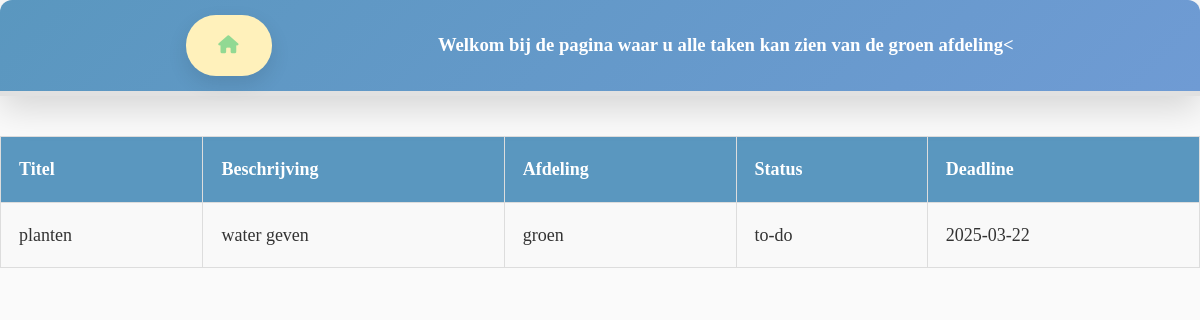
/departments/groen.php (signed in), run on the app's committed database.
### tables this page shows
CREATE TABLE IF NOT EXISTS `taken` (
  `id` int NOT NULL AUTO_INCREMENT,
  `beschrijving` text NOT NULL,
  `afdeling` varchar(255) NOT NULL,
  `status` varchar(50) DEFAULT 'to-do',
  `title` varchar(50) DEFAULT NULL,
  `deadline` date DEFAULT NULL,
  PRIMARY KEY (`id`)
);

### departments/groen.php (the view, shortened to what this page needs)
<!DOCTYPE html>
<html lang="en">
<head>
    <link rel="stylesheet" href="../public_html/css/main.css">
    <?php require_once "../resources/views/components/head.php"; ?>
</head>
<body>
    <header>
        <div class="wrapper">
            <div class="alignment">
                <div class="home-icon">
                    <a href="../index.php"><i class="fa-solid fa-house"></i></a>
                </div>
                <div class="header-tekst">
                    <h3>Welkom bij de pagina waar u alle taken kan zien van de groen afdeling<</h3>
                </div>
            </div>
        </div>
    </header>
<?php
    require_once __DIR__.'/../config/conn.php';
    $department = 'groen';
    $query = "SELECT title, afdeling, beschrijving, status, deadline
              FROM taken
              WHERE afdeling = :afdeling";
    $statement = $conn->prepare($query);
    $statement->bindParam(':afdeling', $department);
    $statement->execute();
    $tasks = $statement->fetchAll(PDO::FETCH_ASSOC);
    ?>
    <table>
        <tr>
            <th>Titel</th>
            <th>Beschrijving</th>
            <th>Afdeling</th>
            <th>Status</th>
            <th>Deadline</th>
        </tr>
        <?php foreach($tasks as $task):  ?>
            <tr>
                <td><p><?php echo($task['title']);?></p></td>
                <td><p><?php echo($task['beschrijving']);?></p></td>
                <td><p><?php echo($task['afdeling']);?></p></td>
                <td><p><?php echo($task['status']);?></p></td>
                <td><p><?php echo($task['deadline']);?></p></td>
            </tr>
        <?php endforeach; ?>
        </table>
</body>
</html>

### public_html/css/main.css (style rules this page uses)
* { margin: 0; padding: 0; box-sizing: border-box; }
body { font-family: 'Lora', serif; background-color: #fafafa; color: #333; line-height: 1.6; font-size: 16px; padding: 0; animation: fadeIn 1.5s ease-out; }
header { background: linear-gradient(135deg, #5a97bf, #6f9bd4); color: white; text-align: center; padding: 15px 20px; position: relative; border-bottom: 5px solid #e1e1e1; box-shadow: 0 12px 35px rgba(0, 0, 0, 0.15); border-radius: 12px 12px 0 0; }
.alignment { display: flex; justify-content: space-evenly; align-items: center; flex-direction: row; }
a { text-decoration: none; font-weight: 700; text-transform: uppercase; letter-spacing: 1px; color: #92d993; padding: 16px 32px; background-color: #fff1bb; border-radius: 30px; display: inline-block; font-size: 18px; transition: all 0.3s ease; box-shadow: 0 8px 20px rgba(0, 0, 0, 0.1); }
table { width: 100%; border-collapse: collapse; margin-top: 40px; }
th, td { padding: 18px; border: 1px solid #ddd; text-align: left; font-size: 18px; }
th { background-color: #5a97bf; color: white; font-weight: bold; }
td { background-color: #f9f9f9; }

### data on the page
taken: title "planten", beschrijving "water geven", afdeling "groen", status "to-do", deadline "2025-03-22"
